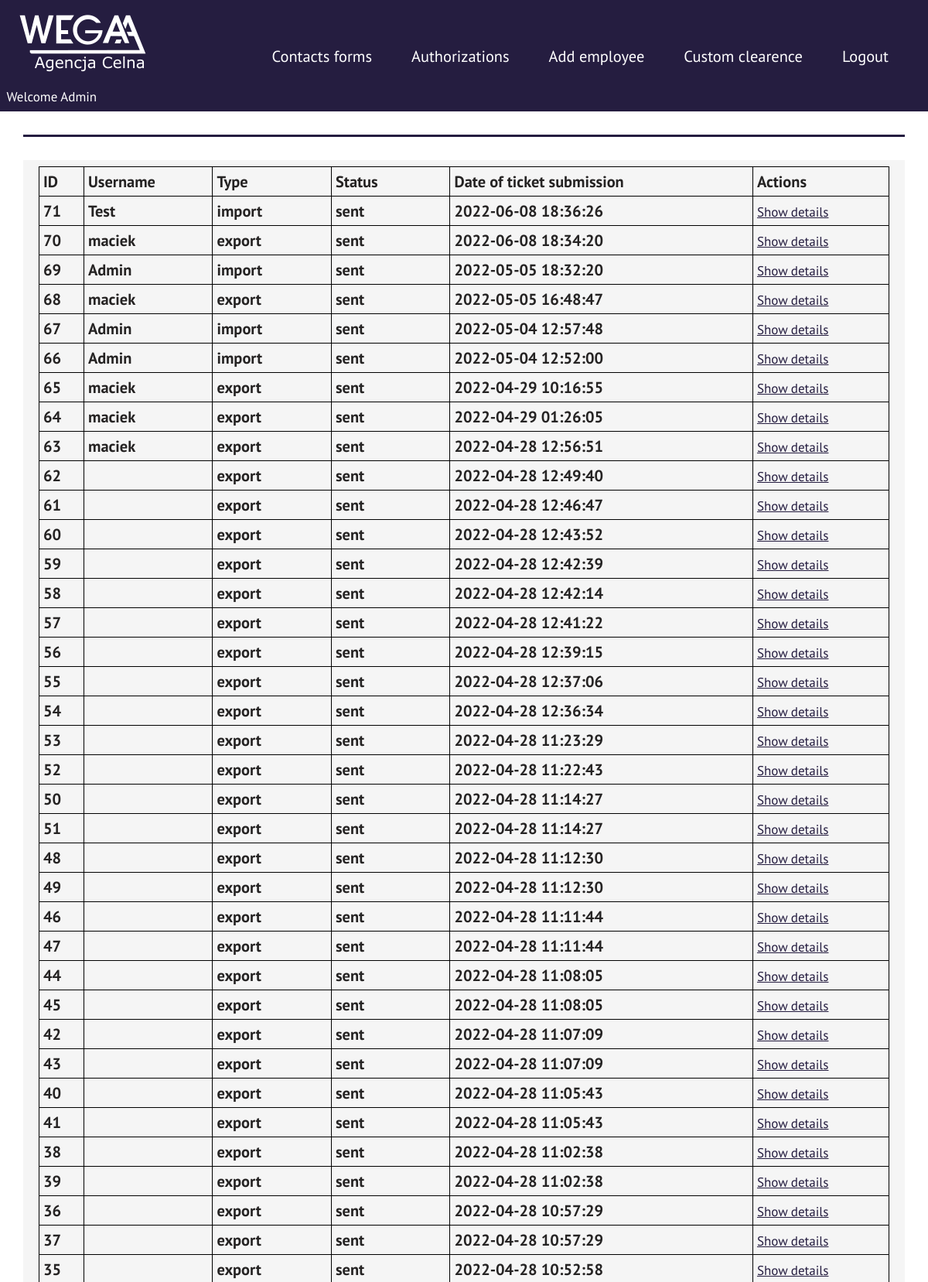
Page /user.php (signed in, upper part) on the committed database.
### tables this page shows
CREATE TABLE `tickets` (
  `id` int(11) NOT NULL,
  `Username` varchar(100) NOT NULL,
  `Type` varchar(50) NOT NULL,
  `TicketDate` datetime NOT NULL,
  `Status` varchar(20) NOT NULL,
  `Eori` varchar(100) NOT NULL,
  `PhoneNumber` varchar(50) NOT NULL,
  `Address` varchar(100) NOT NULL,
  `Email` varchar(100) NOT NULL,
  `City` varchar(100) NOT NULL,
  `VehicleNationality` varchar(150) NOT NULL,
  `PostalCode` varchar(50) NOT NULL,
  `Street` varchar(100) NOT NULL,
  `Number` varchar(20) NOT NULL,
  `Country` varchar(50) NOT NULL,
  `RegistrationNumber` varchar(100) NOT NULL,
  `DepartureName` varchar(100) NOT NULL,
  `TransportName` varchar(100) NOT NULL,
  `DepartureNumber` varchar(50) NOT NULL,
  `TransportNumber` varchar(50) NOT NULL,
  `DateArrival` datetime NOT NULL,
  `ImportAlso` varchar(10) NOT NULL,
  `DestiantionName` varchar(100) NOT NULL,
  `DestinationNumber` varchar(100) NOT NULL,
  `DateDriverArrival` datetime NOT NULL,
  `T1` varchar(20) NOT NULL,
  `CountryOfOrigin` varchar(100) NOT NULL,
  `CommodityCode` varchar(100) NOT NULL,
  `DescriptionOfGoods` varchar(255) NOT NULL,
  `PackagesType` varchar(100) NOT NULL,
  `NetWeight` varchar(100) NOT NULL,
  `GrossWeight` varchar(100) NOT NULL,
  `ItemValue` varchar(100) NOT NULL,
  `Currency` varchar(30) NOT NULL,
  `Quantity` varchar(100) NOT NULL,
  `TotalPackages` varchar(100) NOT NULL,
  `TotalNetWeight` varchar(100) NOT NULL,
  `TotalGrossWeight` varchar(100) NOT NULL,
  `InvoiceNumber` varchar(150) NOT NULL,
  `TotalValue` varchar(150) NOT NULL,
  `FreightCharges` varchar(40) NOT NULL,
  `Incoterms` varchar(255) NOT NULL,
  `AdditionalNotes` varchar(300) NOT NULL,
  `Name` varchar(50) NOT NULL,
  `Surname` varchar(50) NOT NULL,
  `FileInvoiceName` varchar(255) NOT NULL,
  `FileAwbCmrName` varchar(255) NOT NULL,
  `FileAddDocName` varchar(255) NOT NULL,
  `FolderName` varchar(255) NOT NULL
);

### includes/config.php (the view, shortened to what this page needs)
<?php
function checkRole($username, $conn){
    $query = "SELECT role FROM users WHERE username = '$username'";
    $result = mysqli_query($conn, $query);
    $role = mysqli_fetch_row($result);
    return $role[0];
}
            ?>
            <?php
function showAdminTickets($username, $conn)
{
    $query = "SELECT * FROM `tickets` ORDER BY `TicketDate` DESC";
    $result = mysqli_query($conn, $query);
    if (mysqli_num_rows($result) > 0) {
        while ($row = mysqli_fetch_assoc($result)) {
        ?>
            <tbody>
                <tr>
                    <td><?php echo $row["id"] ?></td>
                    <td><?php echo $row["Username"] ?></td>
                    <td><?php echo $row["Type"] ?></td>
                    <td><?php echo $row["Status"] ?></td>
                    <td><?php echo $row["TicketDate"] ?></td>
                    <td>
                        <a href="details_ticket.php?id=<?php echo $row["id"] ?>">Show details</a>
                    </td>
                </tr>
            </tbody>
        <?php
        }
    } else {
        echo "0 results";
    }
}
        ?>

### user.php (shortened to what this page needs)
<!DOCTYPE html>
<html>
<head>
</head>
<body>
    <header>
        <nav class="navbar">
            <div class="brand-title">
                <a href="index.php"><img src="assets/logo_wega_final.png" alt="logo"></a>
                <div class="welcome_text">
                    <?php echo "<h1 style='color: white;'>Welcome " . $_SESSION['username'] . "</h1>"; ?>
                </div>
            </div>
            <div class="navbar-links">
                <?php
                include_once 'includes/config.php';
                $username = $_SESSION['username'];
                $role = checkRole($username, $conn);
                switch ($role) {
                    case "admin":
                        echo "
                                    <ul>
                                        <li><a href='show_contacts.php'>Contacts forms</a></li>
                                        <li><a href='show_authorization.php'>Authorizations</a></li>
                                        <li><a href='add_employee.php'>Add employee</a></li>
                                        <li><a href='form.php'>Custom clearence</a></li>
                                        <li><a href='includes/logout.php'>Logout</a></li>
                                    </ul>
                                ";
                        break;
                }
                ?>
            </div>
        </nav>
    </header>
    <div class="line"></div>
    <div class="background_table">
        <div class="display_table">
            <?php
            include_once 'includes/config.php';
            $username = $_SESSION['username'];
            $role = checkRole($username, $conn);
            switch ($role) {
            ?>
                <?php
                case "admin":
                ?>
                    <table class="show_table">
                        <thead>
                            <tr>
                                <td>ID</td>
                                <td>Username</td>
                                <td>Type</td>
                                <td>Status</td>
                                <td>Date of ticket submission</td>
                                <td>Actions</td>
                            </tr>
                        </thead>
                        <?php showAdminTickets($username, $conn); ?>
                    </table>
            <?php
                    break;
            }
            ?>
        </div>
    </div>
</body>
</html>

### rows in the picture
tickets: id "71", Username "Test", Type "import", Status "sent", TicketDate "2022-06-08 18:36:26"
tickets: id "70", Username "maciek", Type "export", Status "sent", TicketDate "2022-06-08 18:34:20"
tickets: id "69", Username "Admin", Type "import", Status "sent", TicketDate "2022-05-05 18:32:20"
tickets: id "68", Username "maciek", Type "export", Status "sent", TicketDate "2022-05-05 16:48:47"
tickets: id "67", Username "Admin", Type "import", Status "sent", TicketDate "2022-05-04 12:57:48"
tickets: id "66", Username "Admin", Type "import", Status "sent", TicketDate "2022-05-04 12:52:00"
tickets: id "65", Username "maciek", Type "export", Status "sent", TicketDate "2022-04-29 10:16:55"
tickets: id "64", Username "maciek", Type "export", Status "sent", TicketDate "2022-04-29 01:26:05"
tickets: id "63", Username "maciek", Type "export", Status "sent", TicketDate "2022-04-28 12:56:51"
tickets: id "62", Type "export", Status "sent", TicketDate "2022-04-28 12:49:40"
tickets: id "61", Type "export", Status "sent", TicketDate "2022-04-28 12:46:47"
tickets: id "60", Type "export", Status "sent", TicketDate "2022-04-28 12:43:52"
tickets: id "59", Type "export", Status "sent", TicketDate "2022-04-28 12:42:39"
tickets: id "58", Type "export", Status "sent", TicketDate "2022-04-28 12:42:14"
tickets: id "57", Type "export", Status "sent", TicketDate "2022-04-28 12:41:22"
tickets: id "56", Type "export", Status "sent", TicketDate "2022-04-28 12:39:15"
tickets: id "55", Type "export", Status "sent", TicketDate "2022-04-28 12:37:06"
tickets: id "54", Type "export", Status "sent", TicketDate "2022-04-28 12:36:34"
tickets: id "53", Type "export", Status "sent", TicketDate "2022-04-28 11:23:29"
tickets: id "52", Type "export", Status "sent", TicketDate "2022-04-28 11:22:43"
tickets: id "50", Type "export", Status "sent", TicketDate "2022-04-28 11:14:27"
tickets: id "51", Type "export", Status "sent", TicketDate "2022-04-28 11:14:27"
tickets: id "48", Type "export", Status "sent", TicketDate "2022-04-28 11:12:30"
tickets: id "49", Type "export", Status "sent", TicketDate "2022-04-28 11:12:30"
tickets: id "46", Type "export", Status "sent", TicketDate "2022-04-28 11:11:44"
tickets: id "47", Type "export", Status "sent", TicketDate "2022-04-28 11:11:44"
tickets: id "44", Type "export", Status "sent", TicketDate "2022-04-28 11:08:05"
tickets: id "45", Type "export", Status "sent", TicketDate "2022-04-28 11:08:05"
tickets: id "42", Type "export", Status "sent", TicketDate "2022-04-28 11:07:09"
tickets: id "43", Type "export", Status "sent", TicketDate "2022-04-28 11:07:09"
tickets: id "40", Type "export", Status "sent", TicketDate "2022-04-28 11:05:43"
tickets: id "41", Type "export", Status "sent", TicketDate "2022-04-28 11:05:43"
tickets: id "38", Type "export", Status "sent", TicketDate "2022-04-28 11:02:38"
tickets: id "39", Type "export", Status "sent", TicketDate "2022-04-28 11:02:38"
tickets: id "36", Type "export", Status "sent", TicketDate "2022-04-28 10:57:29"
tickets: id "37", Type "export", Status "sent", TicketDate "2022-04-28 10:57:29"
tickets: id "35", Type "export", Status "sent", TicketDate "2022-04-28 10:52:58"

### other values in the picture
$_SESSION['username'] "Admin"
